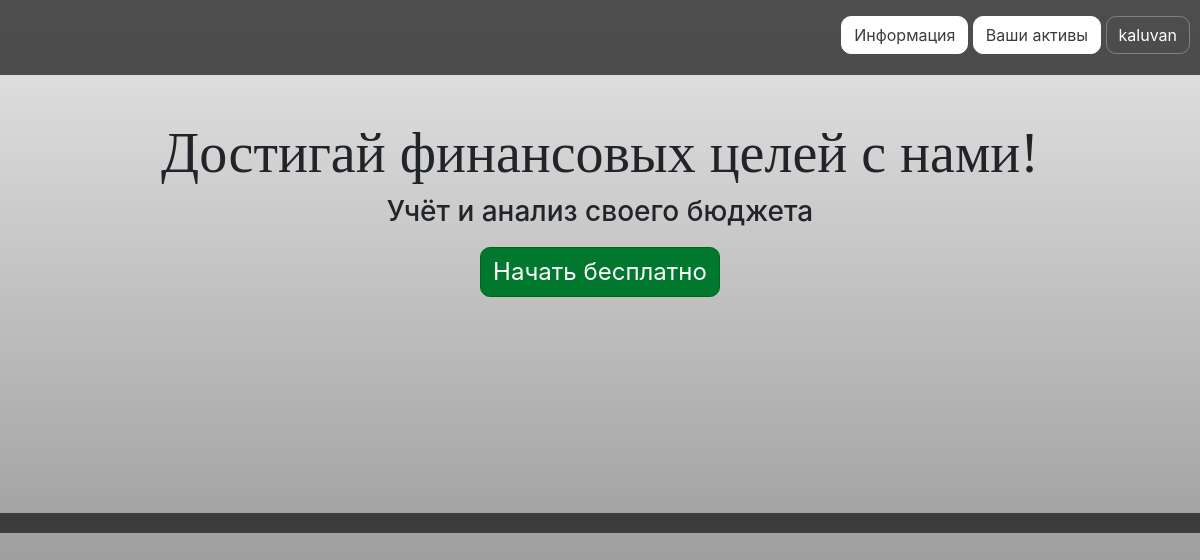
Page / (signed in) on the earlier database version.
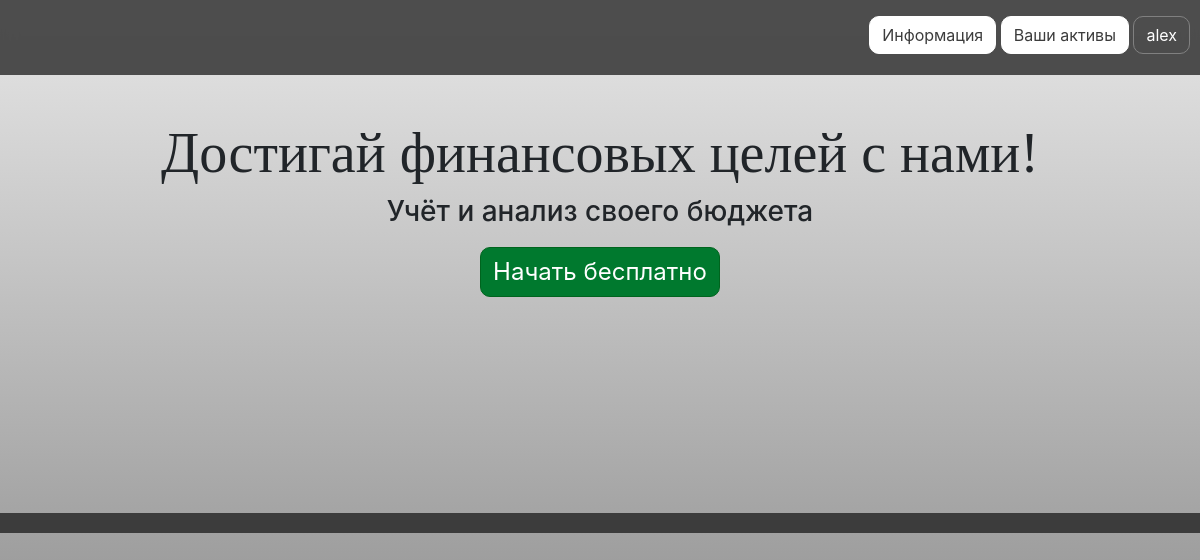
Same page on the later database version.
### data/users.py (models this page shows, shortened)
class User(SqlAlchemyBase, UserMixin):
    __tablename__ = 'users'
    id = sqlalchemy.Column(sqlalchemy.Integer, primary_key=True, autoincrement=True)
    name = sqlalchemy.Column(sqlalchemy.String, nullable=True)
    email = sqlalchemy.Column(sqlalchemy.String, index=True, unique=True, nullable=True)
    hashed_password = sqlalchemy.Column(sqlalchemy.String, nullable=True)
    shares = orm.relationship("Shares", back_populates='user')
    currency = orm.relationship("Currency", back_populates='user')
    cryptocurrency = orm.relationship("Cryptocurrency", back_populates='user')

### main.py (the view)
@app.route('/')
def index():
    photo = url_for('static', filename='image/education.jpg')
    styles_css = url_for('static', filename='css/index.css')
    return render_template("index.html", title="Управляйте своими финансами легко и эффективно", photo=photo,
                           styles_css=styles_css)

### data/db_session.py (called while the page is built)
def create_session() -> Session:
    global __factory
    return __factory()

### main.py (called while the page is built)
@login_manager.user_loader
def load_user(user_id):
    db_sess = db_session.create_session()
    return db_sess.query(User).get(user_id)

### templates/index.html (shortened to what this page needs)
{% extends "base.html" %}
{% block content %}
<link rel="stylesheet" href={{styles_css}}>
<form class="main_top">
    {% if current_user.is_authenticated %}
    <div class="register">
        <a href="/information" class="btn btn-information">Информация</a>
        <a href="/assets" class="btn btn-assets">Ваши активы</a>
        <a href="/logout" class="btn btn-account">{{current_user.name}}</a>
    </div>
    {% else %}
    <div class="unregister">
        <a href="/information" class="btn btn-information">Информация</a>
        <a href="/register" class="btn btn-register">Зарегистрироваться</a>
        <a href="/login" class="btn btn-login">Войти</a>
    </div>
    {% endif %}
</form>
<div class="center">
    <h1 class="large_text_size">Достигай финансовых целей с нами!</h1>
    <h3> Учёт и анализ своего бюджета</h3>
    <a href="/login" class="btn btn-start-free">Начать бесплатно</a>
</div>
<form class="main_bottom">
</form>
{% endblock %}

### templates/base.html (shortened to what this page needs)
<!doctype html>
<html lang="en">
<head>
    <link rel="stylesheet"
          href="https://stackpath.bootstrapcdn.com/bootstrap/4.4.1/css/bootstrap.min.css"
>
</head>
<body>
{% block content %}{% endblock %}
</body>
</html>

### static/css/index.css (style rules this page uses)
form.main_top { margin-left: 0%; height: 75px; width: 100%; border-radius: 0px; padding: 10px; background-color: rgba(60, 60, 60, 0.9); position: fixed; top: 0; left: 0; backdrop-filter: blur(8px); }
form.main_bottom { margin-left: 0%; margin-top: 18%; height: 100%; border-radius: 0px; padding: 10px; background-color: rgb(60, 60, 60); }
div.register { margin-top: 0.5%; text-align: right; }
.btn-information { background-color: white; color: rgb(60, 60, 60); border: 1px solid white; border-radius: 10px; }
.btn-assets { background-color: white; color: rgb(60, 60, 60); border: 1px solid white; border-radius: 10px; }
.btn-start-free { font-size: 150%; color: white; margin-top: 10px; border-radius: 10px; background-color: rgb(0, 121, 46); border: 1px, solid rgb(0, 100, 30); width: 20%; }
.btn-account { color: rgb(255, 255, 255); border: 1px solid gray; border-radius: 10px; }
.large_text_size { font-size: 350%; font-family: 'Bookman Old Style'; }
div.center { margin-top: 10%; text-align: center; }

### templates/index.html (style rules this page uses)
body { background: linear-gradient(rgba(225, 225, 225, 0.8), rgba(0, 0, 0, 0.5) ), url('static/image/back_ground.jpg'); background-repeat: no-repeat; background-size: cover; background-attachment: fixed; background-position: top; }

Differences in the rows shown:
changed User: name "kaluvan" → "alex"
